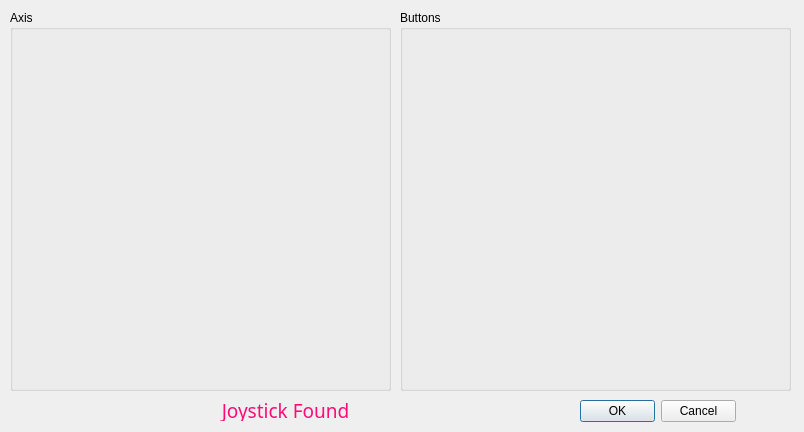
<?xml version="1.0" encoding="UTF-8"?>
<ui version="4.0">
 <class>JoystickSettingDialog</class>
 <widget class="QDialog" name="JoystickSettingDialog">
  <property name="geometry">
   <rect>
    <x>0</x>
    <y>0</y>
    <width>804</width>
    <height>432</height>
   </rect>
  </property>
  <property name="sizePolicy">
   <sizepolicy hsizetype="Fixed" vsizetype="Fixed">
    <horstretch>0</horstretch>
    <verstretch>0</verstretch>
   </sizepolicy>
  </property>
  <property name="windowTitle">
   <string>Dialog</string>
  </property>
  <widget class="QDialogButtonBox" name="buttonBox">
   <property name="geometry">
    <rect>
     <x>580</x>
     <y>400</y>
     <width>156</width>
     <height>23</height>
    </rect>
   </property>
   <property name="orientation">
    <enum>Qt::Horizontal</enum>
   </property>
   <property name="standardButtons">
    <set>QDialogButtonBox::Cancel|QDialogButtonBox::Ok</set>
   </property>
  </widget>
  <widget class="QGroupBox" name="AxisgroupBox">
   <property name="geometry">
    <rect>
     <x>10</x>
     <y>10</y>
     <width>381</width>
     <height>381</height>
    </rect>
   </property>
   <property name="title">
    <string>Axis</string>
   </property>
   <widget class="QWidget" name="verticalLayoutWidget">
    <property name="geometry">
     <rect>
      <x>10</x>
      <y>20</y>
      <width>361</width>
      <height>351</height>
     </rect>
    </property>
    <layout class="QVBoxLayout" name="AxisverticalLayout"/>
   </widget>
  </widget>
  <widget class="QGroupBox" name="ButtongroupBox">
   <property name="geometry">
    <rect>
     <x>400</x>
     <y>10</y>
     <width>391</width>
     <height>381</height>
    </rect>
   </property>
   <property name="title">
    <string>Buttons</string>
   </property>
   <widget class="QWidget" name="verticalLayoutWidget_2">
    <property name="geometry">
     <rect>
      <x>10</x>
      <y>20</y>
      <width>371</width>
      <height>351</height>
     </rect>
    </property>
    <layout class="QVBoxLayout" name="ButtonverticalLayout"/>
   </widget>
  </widget>
  <widget class="QLabel" name="statusLabel">
   <property name="geometry">
    <rect>
     <x>20</x>
     <y>400</y>
     <width>531</width>
     <height>21</height>
    </rect>
   </property>
   <property name="font">
    <font>
     <family>MV Boli</family>
     <pointsize>14</pointsize>
    </font>
   </property>
   <property name="styleSheet">
    <string notr="true">border-image: url(:/images/plot/plotbackground.png);
color: rgb(255, 11, 117);</string>
   </property>
   <property name="text">
    <string>Joystick Found</string>
   </property>
   <property name="alignment">
    <set>Qt::AlignCenter</set>
   </property>
   <property name="wordWrap">
    <bool>false</bool>
   </property>
   <property name="margin">
    <number>1</number>
   </property>
   <property name="indent">
    <number>6</number>
   </property>
  </widget>
 </widget>
 <resources/>
 <connections>
  <connection>
   <sender>buttonBox</sender>
   <signal>accepted()</signal>
   <receiver>JoystickSettingDialog</receiver>
   <slot>accept()</slot>
   <hints>
    <hint type="sourcelabel">
     <x>248</x>
     <y>254</y>
    </hint>
    <hint type="destinationlabel">
     <x>157</x>
     <y>274</y>
    </hint>
   </hints>
  </connection>
  <connection>
   <sender>buttonBox</sender>
   <signal>rejected()</signal>
   <receiver>JoystickSettingDialog</receiver>
   <slot>reject()</slot>
   <hints>
    <hint type="sourcelabel">
     <x>316</x>
     <y>260</y>
    </hint>
    <hint type="destinationlabel">
     <x>286</x>
     <y>274</y>
    </hint>
   </hints>
  </connection>
 </connections>
</ui>
